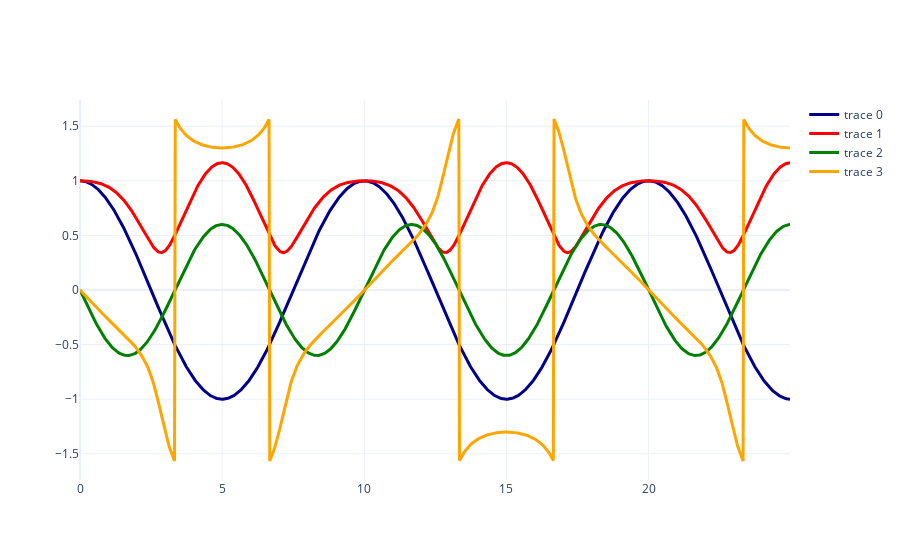

The cell this chart's notebook holds for it:
### Code cell
t.fx0 = 0.1
t.fy0 = 0.15
t.py0 = 0.5
build_orbit(t.loc[0], tt, pos)
R = np.sqrt(pos['x']**2 + pos['y']**2)
go.Figure([
    go.Scatter(x=tt, y=pos['x'],
               line=dict(width=3, color='darkblue')),
    go.Scatter(x=tt, y=R,
               line=dict(width=3, color='red')),
    go.Scatter(x=tt, y=pos['y'],
               line=dict(width=3, color='green')),
    go.Scatter(x=tt, y=np.arctan2(pos['y'], pos['x'])/2,
               line=dict(width=3, color='orange'))
])

### Figure 1 — Plotly figure (JSON) as saved in the notebook; plotly's stock layout.template omitted (floating-point values rounded to 4 significant figures; data arrays with more than 128 entries replaced by an {"elided": "..."} marker saying what was removed)
{"data": [{"line": {"color": "darkblue", "width": 3}, "type": "scatter", "x": {"elided": "1000 float values"}, "y": {"elided": "1000 float values"}}, {"line": {"color": "red", "width": 3}, "type": "scatter", "x": {"elided": "1000 float values"}, "y": {"elided": "1000 float values"}}, {"line": {"color": "green", "width": 3}, "type": "scatter", "x": {"elided": "1000 float values"}, "y": {"elided": "1000 float values"}}, {"line": {"color": "orange", "width": 3}, "type": "scatter", "x": {"elided": "1000 float values"}, "y": {"elided": "1000 float values"}}], "layout": {"autosize": true, "xaxis": {"autorange": true, "range": [0, 24.98], "type": "linear"}, "yaxis": {"autorange": true, "range": [-1.74, 1.74], "type": "linear"}}}
